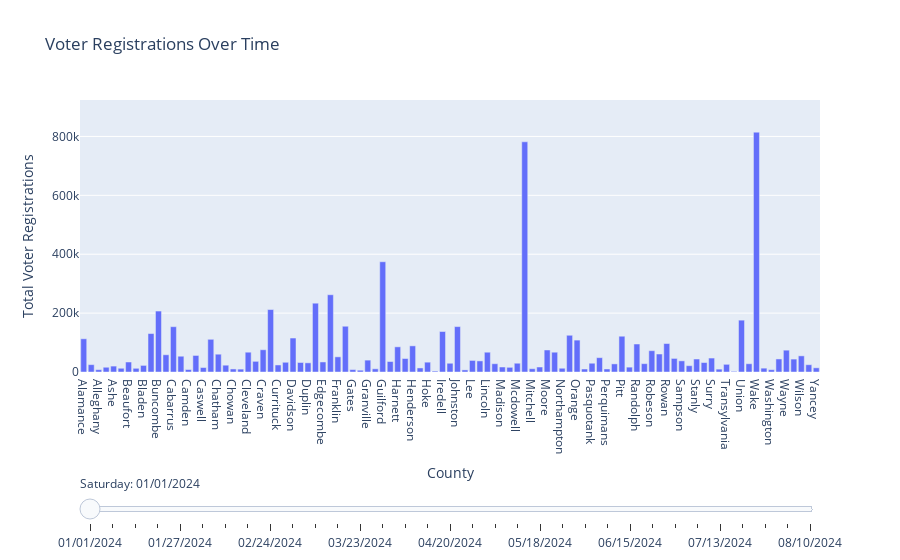

Here is the notebook cell this chart was saved with:
### Markdown cell above
### Dashboard map!

### Code cell
def create_advanced_slider_plot(df):
    fig = go.Figure()

    max_total = df['Total'].max()

    saturdays = df['Week Ending'].unique()
    for sat in saturdays:
        data_for_saturday = df[df['Week Ending'] == sat]
        fig.add_trace(go.Bar(
            x=data_for_saturday['County'],
            y=data_for_saturday['Total'],
            name=sat,
            visible=(sat == saturdays[0])
        ))

    steps = []
    for i, saturday in enumerate(saturdays):
        step = dict(
            method="update",
            args=[{"visible": [False] * len(saturdays)},
                  {"title": f"Total Voter Registrations on {saturday}"}],
        )
        step["args"][0]["visible"][i] = True
        step["label"] = saturday  # Set the slider label
        steps.append(step)

    sliders = [dict(
        active=0,
        currentvalue={"prefix": "Saturday: ", "visible": True},
        pad={"t": 100},
        steps=steps
    )]

    fig.update_layout(
        sliders=sliders,
        xaxis_title="County",
        yaxis_title="Total Voter Registrations",
        yaxis=dict(range=[0, max_total * 1.1]),
        showlegend=False,
        title="Voter Registrations Over Time"
    )

    fig.show()


create_advanced_slider_plot(voter_registration_by_fips_all_sats_dfs)
